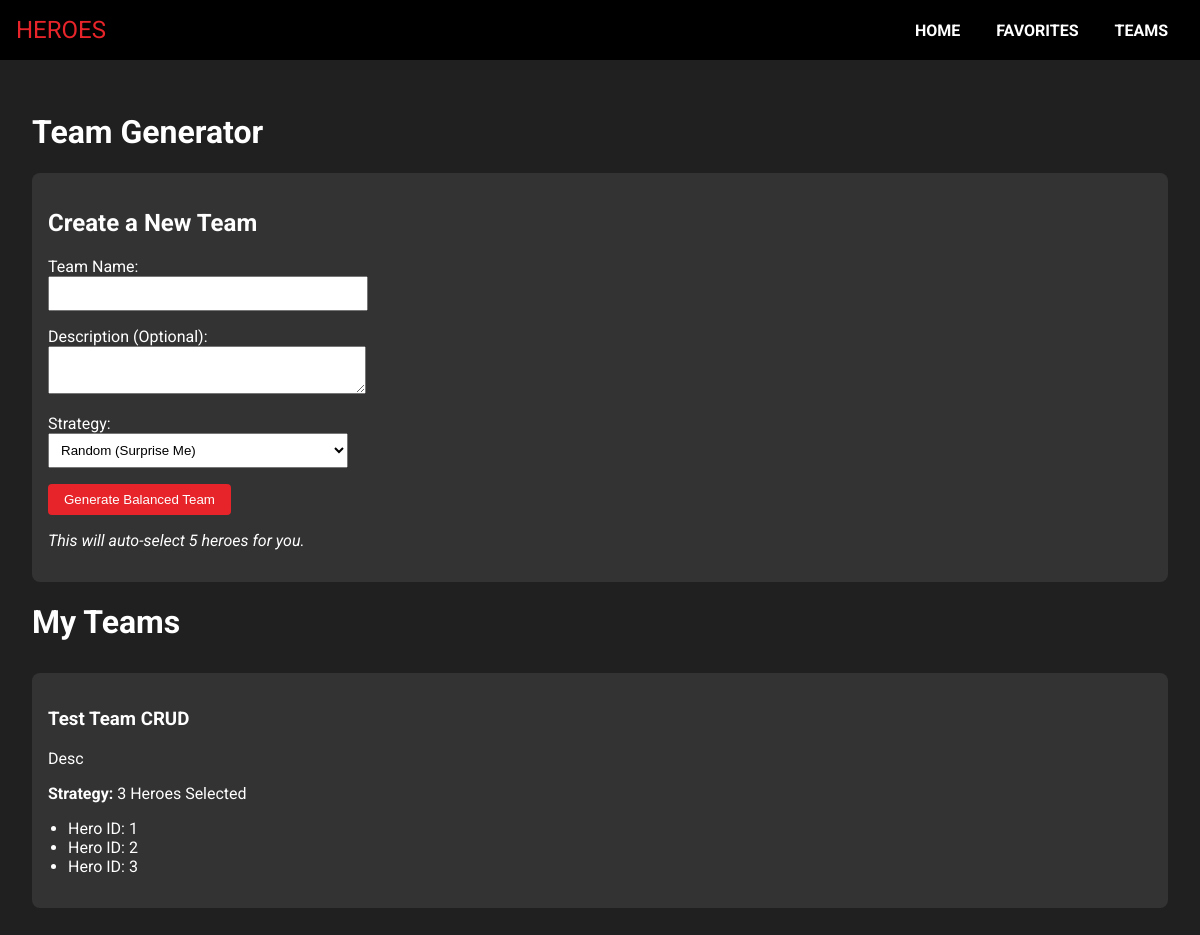
Before: /team with the older database file.
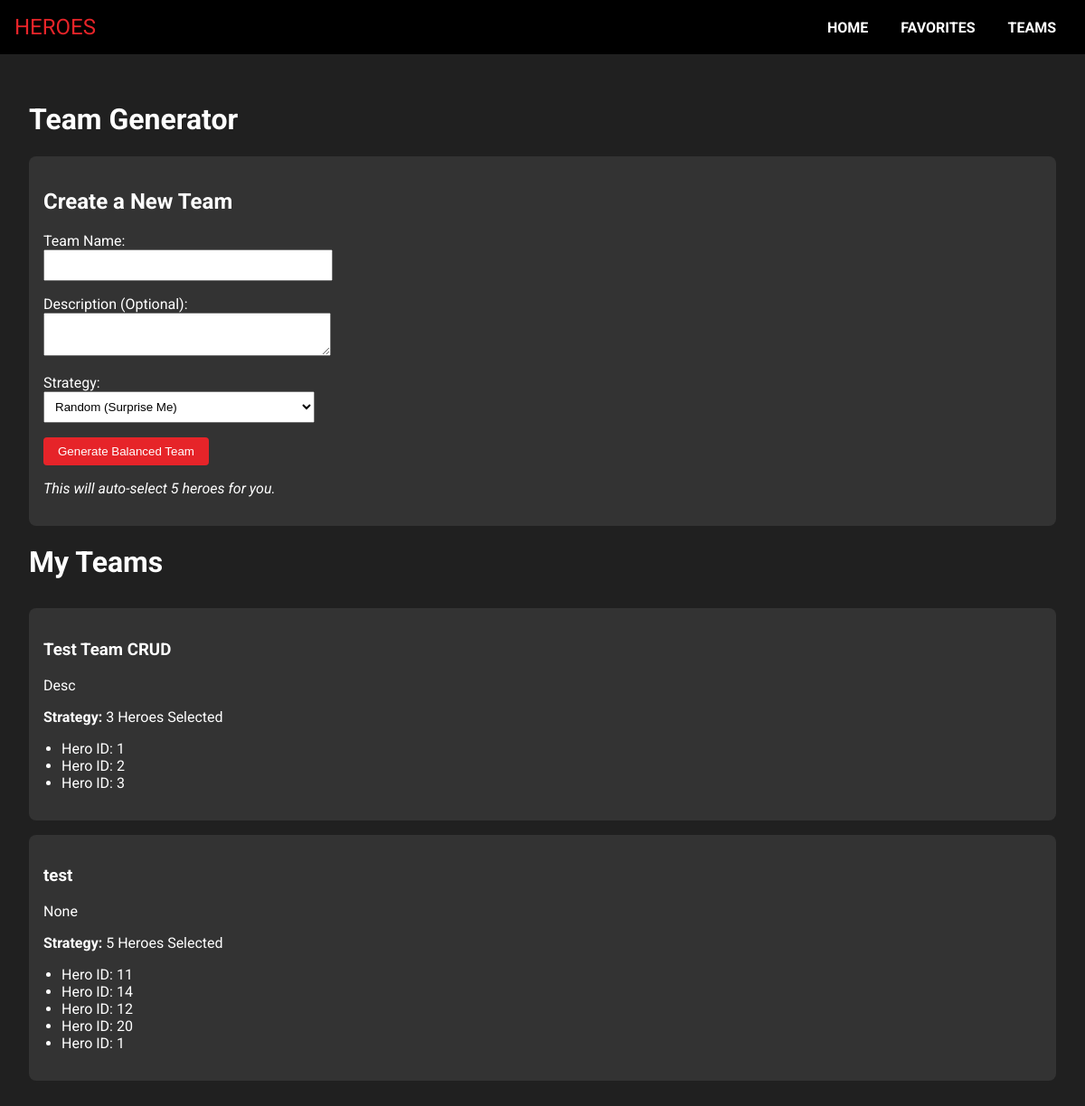
After: the same page with the newer database file.
### app/models.py (models this page shows)
class Team(Base):
    __tablename__ = "teams"
    id = Column(Integer, primary_key=True, index=True)
    name = Column(String)
    user_id = Column(Integer, ForeignKey("users.id"))
    description = Column(String, nullable=True)
    user = relationship("User", back_populates="teams")
    hero_ids = Column(JSON) # Storing list of hero IDs for simplicity

### app/main.py (the view)
@app.get("/team", response_class=HTMLResponse)
async def read_team(request: Request, db: Session = Depends(get_db)):
    user = crud.get_user_by_username(db, "admin")
    teams = crud.get_teams(db, user.id) if user else []
    return templates.TemplateResponse("team.html", {"request": request, "teams": teams})

### app/templates/team.html (shortened to what this page needs)
{% extends "base.html" %}
{% block content %}
<h1>Team Generator</h1>
<div class="team-card">
    <h2>Create a New Team</h2>
    <form action="/team/create" method="post">
        <div style="margin-bottom: 1rem;">
            <label>Team Name:</label><br>
            <input type="text" name="name" required style="padding: 0.5rem; width: 300px;">
        </div>
        <div style="margin-bottom: 1rem;">
            <label>Description (Optional):</label><br>
            <textarea name="description" style="padding: 0.5rem; width: 300px;"></textarea>
        </div>
        <div style="margin-bottom: 1rem;">
            <label>Strategy:</label><br>
            <select name="strategy" style="padding: 0.5rem; width: 300px;">
                <option value="random">Random (Surprise Me)</option>
            </select>
        </div>
        <button type="submit" class="btn">Generate Balanced Team</button>
        <p><em>This will auto-select 5 heroes for you.</em></p>
    </form>
</div>
<h1>My Teams</h1>
<div class="teams-list">
    {% if teams %}
    {% for team in teams %}
    <div class="team-card">
        <h3>{{ team.name }}</h3>
        <p>{{ team.description }}</p>
        <p><strong>Strategy:</strong> {{ team.hero_ids|length }} Heroes Selected</p>
        <ul style="padding-left: 20px;">
            {% for hero_id in team.hero_ids %}
            <li>Hero ID: {{ hero_id }}</li>
            {% endfor %}
        </ul>
    </div>
    {% endfor %}
    {% else %}
    <p>No teams created yet.</p>
    {% endif %}
</div>
{% endblock %}

### app/templates/base.html (shortened to what this page needs)
<!DOCTYPE html>
<html lang="en">
<head>
    <link rel="stylesheet" href="/static/css/styles.css">
</head>
<body>
    <nav>
        <div class="brand">HEROES</div>
        <div>
            <a href="/">Home</a>
            <a href="/favorites">Favorites</a>
            <a href="/team">Teams</a>
        </div>
    </nav>
    <div class="container">
        {% block content %}{% endblock %}
    </div>
</body>
</html>

### app/static/css/styles.css (style rules this page uses)
:root { --primary-color: #e62429; --secondary-color: #202020; --text-color: #ffffff; --card-bg: #151515; --accent-color: #f78f3f; }
body { font-family: 'Roboto', sans-serif; background-color: var(--secondary-color); color: var(--text-color); margin: 0; padding: 0; }
nav { background-color: #000; padding: 1rem; display: flex; justify-content: space-between; align-items: center; }
nav a { color: white; text-decoration: none; margin: 0 1rem; font-weight: bold; text-transform: uppercase; }
nav .brand { font-size: 1.5rem; color: var(--primary-color); }
.container { max-width: 1200px; margin: 0 auto; padding: 2rem; }
.btn { background-color: var(--primary-color); color: white; border: none; padding: 0.5rem 1rem; border-radius: 4px; cursor: pointer; text-decoration: none; display: inline-block; }
.teams-list { margin-top: 2rem; }
.team-card { background: #333; padding: 1rem; margin-bottom: 1rem; border-radius: 8px; }

Changed rows visible on the page:
added Team: name "test", description "None", hero_ids|length "5", hero_ids "11" "14" "12" "20" "1"
